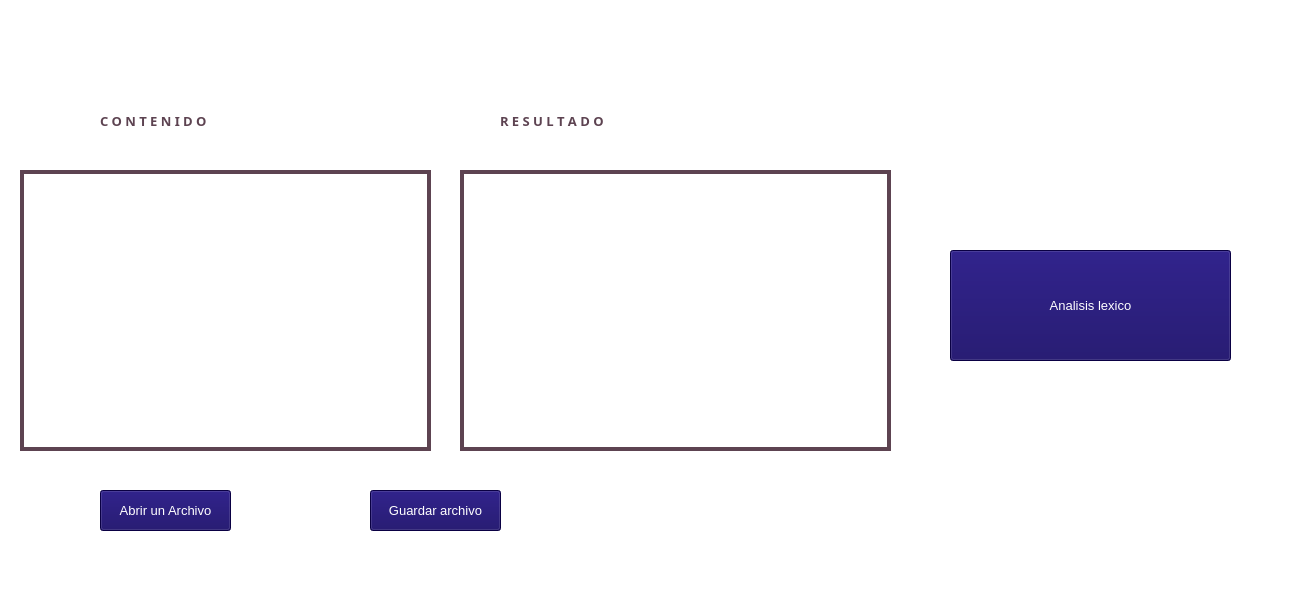
<?xml version="1.0" encoding="UTF-8"?>
<ui version="4.0">
 <class>mainwindow01</class>
 <widget class="QMainWindow" name="mainwindow01">
  <property name="geometry">
   <rect>
    <x>0</x>
    <y>0</y>
    <width>1295</width>
    <height>600</height>
   </rect>
  </property>
  <property name="windowTitle">
   <string>PROYECTO ANALIZADOR LÉXICO SPES</string>
  </property>
  <property name="windowIcon">
   <iconset>
    <normaloff>:/Icono.png</normaloff>:/Icono.png</iconset>
  </property>
  <property name="styleSheet">
   <string notr="true">background-color: white</string>
  </property>
  <widget class="QWidget" name="centralwidget">
   <property name="autoFillBackground">
    <bool>false</bool>
   </property>
   <widget class="QPushButton" name="pushButton">
    <property name="geometry">
     <rect>
      <x>100</x>
      <y>490</y>
      <width>131</width>
      <height>41</height>
     </rect>
    </property>
    <property name="font">
     <font>
      <family>Arial</family>
      <pointsize>10</pointsize>
     </font>
    </property>
    <property name="styleSheet">
     <string notr="true">background-color:rgb(14, 0, 94);color:white
;</string>
    </property>
    <property name="text">
     <string>Abrir un Archivo</string>
    </property>
   </widget>
   <widget class="QPlainTextEdit" name="plainTextEdit">
    <property name="geometry">
     <rect>
      <x>20</x>
      <y>170</y>
      <width>411</width>
      <height>281</height>
     </rect>
    </property>
    <property name="toolTip">
     <string>Texto a analizar</string>
    </property>
    <property name="styleSheet">
     <string notr="true">border: 4px solid ;
border-color: rgb(93, 67, 81);</string>
    </property>
   </widget>
   <widget class="QPushButton" name="pushButton_2">
    <property name="geometry">
     <rect>
      <x>370</x>
      <y>490</y>
      <width>131</width>
      <height>41</height>
     </rect>
    </property>
    <property name="font">
     <font>
      <family>Arial</family>
      <pointsize>10</pointsize>
     </font>
    </property>
    <property name="styleSheet">
     <string notr="true">background-color:rgb(14, 0, 94);color:white
;</string>
    </property>
    <property name="text">
     <string>Guardar archivo</string>
    </property>
   </widget>
   <widget class="QLabel" name="label">
    <property name="geometry">
     <rect>
      <x>100</x>
      <y>90</y>
      <width>241</width>
      <height>61</height>
     </rect>
    </property>
    <property name="font">
     <font>
      <family>Arial Black</family>
      <pointsize>10</pointsize>
      <bold>true</bold>
     </font>
    </property>
    <property name="styleSheet">
     <string notr="true">color:rgb(93, 67, 81)</string>
    </property>
    <property name="text">
     <string>C O N T E N I D O</string>
    </property>
   </widget>
   <widget class="QPlainTextEdit" name="plainTextEdit_2">
    <property name="enabled">
     <bool>true</bool>
    </property>
    <property name="geometry">
     <rect>
      <x>460</x>
      <y>170</y>
      <width>431</width>
      <height>281</height>
     </rect>
    </property>
    <property name="toolTip">
     <string>Resultado del analisis, puede que sea necesario que bajes para ver el resultado completo</string>
    </property>
    <property name="styleSheet">
     <string notr="true">border: 4px solid ;
border-color: rgb(93, 67, 81);</string>
    </property>
   </widget>
   <widget class="QPushButton" name="btnAnaliza">
    <property name="geometry">
     <rect>
      <x>950</x>
      <y>250</y>
      <width>281</width>
      <height>111</height>
     </rect>
    </property>
    <property name="font">
     <font>
      <family>Arial</family>
      <pointsize>10</pointsize>
     </font>
    </property>
    <property name="toolTip">
     <string>Pulsa para analizar</string>
    </property>
    <property name="styleSheet">
     <string notr="true">background-color:rgb(14, 0, 94);color:white
;</string>
    </property>
    <property name="text">
     <string>Analisis lexico</string>
    </property>
   </widget>
   <widget class="QLabel" name="label_2">
    <property name="geometry">
     <rect>
      <x>500</x>
      <y>90</y>
      <width>231</width>
      <height>61</height>
     </rect>
    </property>
    <property name="font">
     <font>
      <family>Arial Black</family>
      <pointsize>10</pointsize>
      <bold>true</bold>
     </font>
    </property>
    <property name="autoFillBackground">
     <bool>false</bool>
    </property>
    <property name="styleSheet">
     <string notr="true">color:rgb(93, 67, 81)</string>
    </property>
    <property name="text">
     <string>R E S U L T A D O</string>
    </property>
   </widget>
  </widget>
  <widget class="QMenuBar" name="menubar">
   <property name="geometry">
    <rect>
     <x>0</x>
     <y>0</y>
     <width>1295</width>
     <height>21</height>
    </rect>
   </property>
  </widget>
  <widget class="QStatusBar" name="statusbar"/>
 </widget>
 <resources/>
 <connections/>
</ui>
